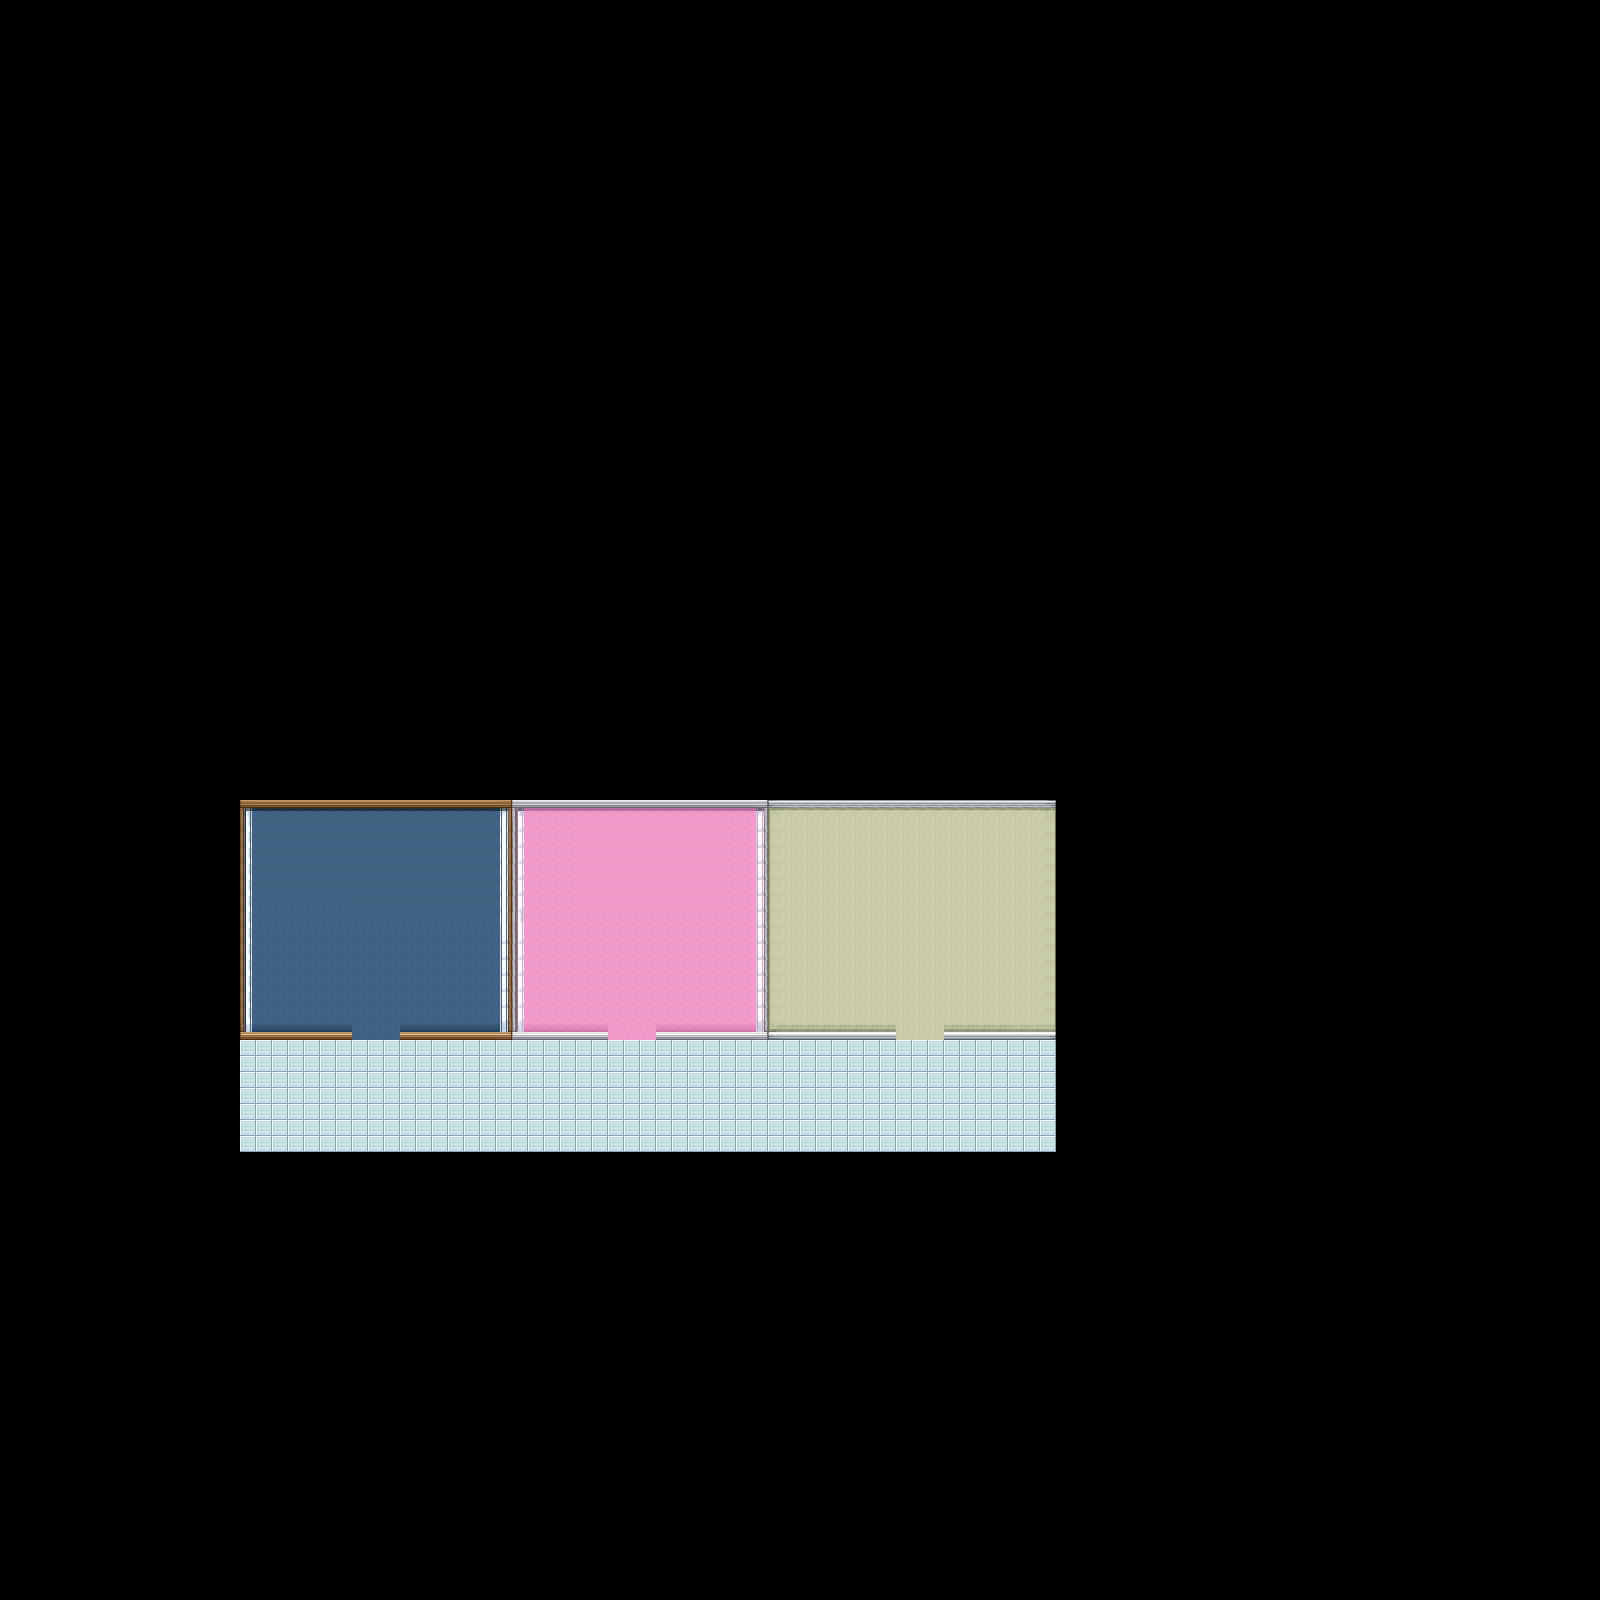

This is a level from a 2D game, rendered from its Tiled map with the project's own tilesets. A one-line summary and the map file follow, with tile-layer data summarised:
An orthogonal 100x100 tile map with 16x16 px tiles, 1 tile layer (Tile Layer 1), 5 tilesets.

<map version="1.0" orientation="orthogonal" renderorder="right-down" width="100" height="100" tilewidth="16" tileheight="16" nextobjectid="1">
 <tileset firstgid="1" name="InnerModern-TileB" tilewidth="16" tileheight="16" tilecount="1024">
  <image source="../InnerModern-TileB.png" width="512" height="512" />
 </tileset>
 <tileset firstgid="1025" name="InnerModern-A4" tilewidth="16" tileheight="16" tilecount="960">
  <image source="../InnerModern-A4.png" width="512" height="480" />
 </tileset>
 <tileset firstgid="1985" name="InnerModern-A5" tilewidth="16" tileheight="16" tilecount="512">
  <image source="../InnerModern-A5.png" width="256" height="512" />
 </tileset>
 <tileset firstgid="2497" name="MDTileA4" tilewidth="16" tileheight="16" tilecount="960">
  <image source="../MDTileA4.png" width="512" height="480" />
 </tileset>
 <tileset firstgid="3457" name="MDTileA5" tilewidth="16" tileheight="16" tilecount="512">
  <image source="../MDTileA5.png" width="256" height="512" />
 </tileset>
 <layer name="Tile Layer 1" width="100" height="100">
  <data>[10000 cells, 1122 non-empty, 36 distinct tile ids]</data>
 </layer>
</map>
